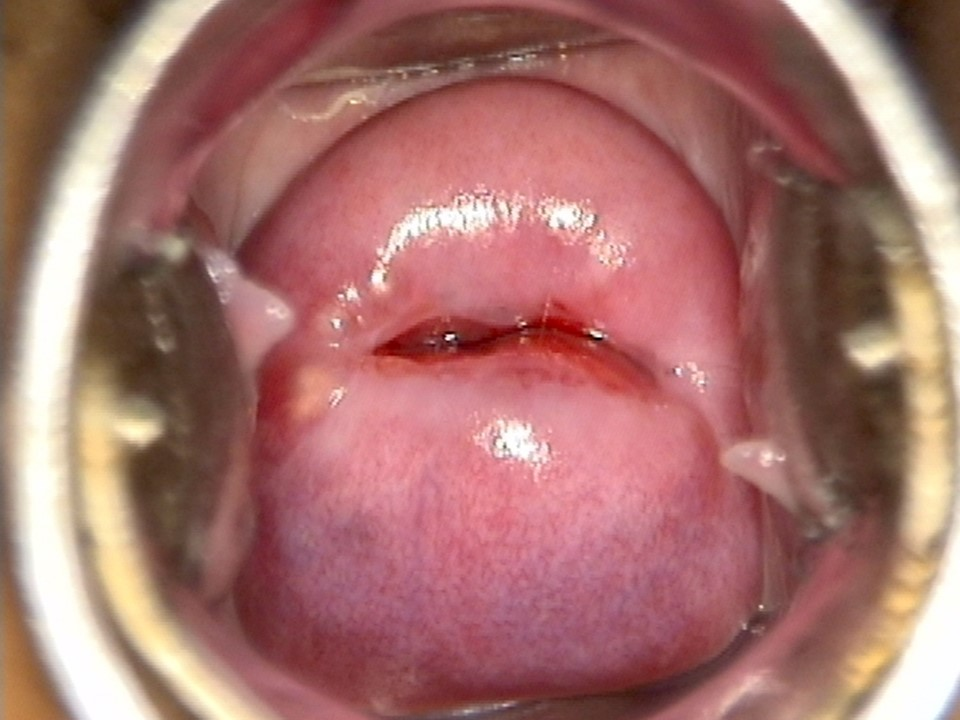
#> input picture image/Cervix2.jpg, 960 x 720 px
$ python img_clean_M2.py
#> lines starting #> are read from the running program, lines starting #| are printed output that depends on the picture
import cv2
import numpy as np
import matplotlib.pyplot as plt

# Load an endoscopic image
def load_image(image_path):
    """
    Loads an image from the specified path.
    """
#> called with image_path = 'image/Cervix2.jpg'
    return cv2.imread(image_path)
#> returned value is the input picture: shape (720, 960, 3); mean B, G, R 108.4, 113.2, 166.1

# Temporal filtering: applies a median filter
def temporal_filtering(image, filter_size):
    """
    Applies temporal median filtering to the image using the specified filter size.
    """
#> called with filter_size = 3
    return cv2.medianBlur(image, filter_size)

# Color normalization: normalize the color channels
def color_normalization(image):
    """
    Normalizes the color of the image using LAB color space.
    """
    image_lab = cv2.cvtColor(image, cv2.COLOR_BGR2LAB)
#> image_lab: shape (720, 960, 3); mean of channels 0, 1, 2 134.7, 148.6, 140
    l, a, b = cv2.split(image_lab)
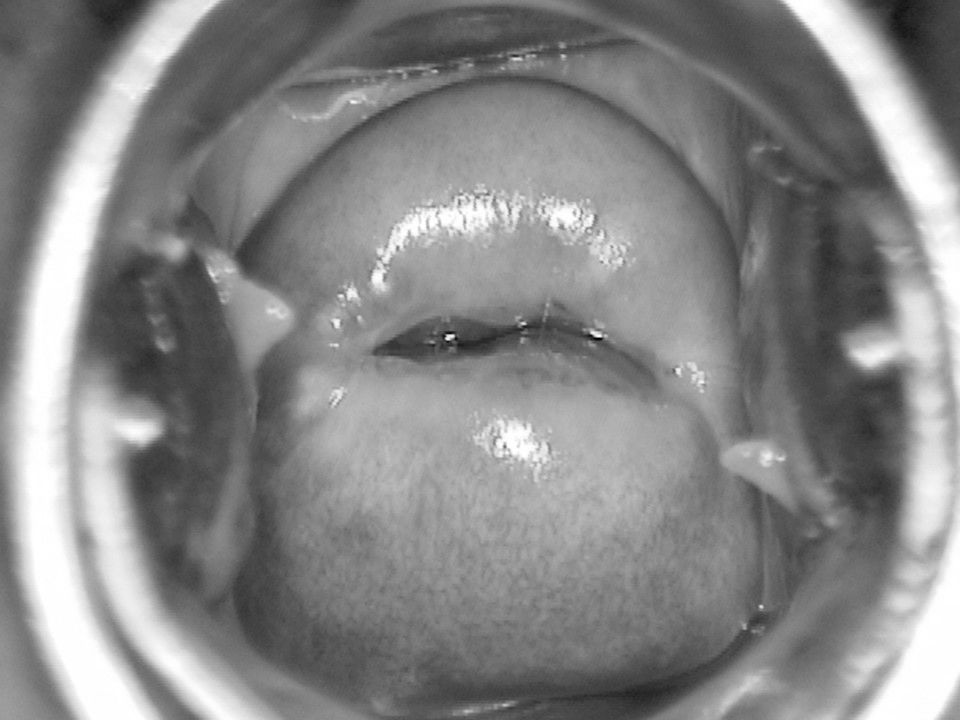
#> l: shape (720, 960); min 2, max 255, mean 134.7
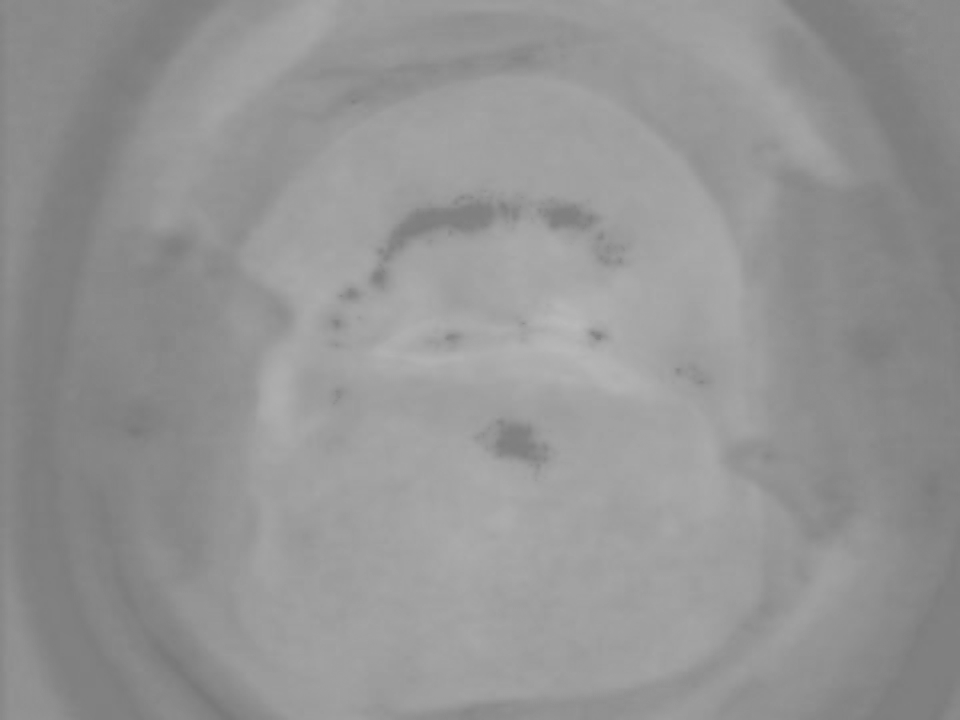
#> a: shape (720, 960); min 121, max 185, mean 148.6
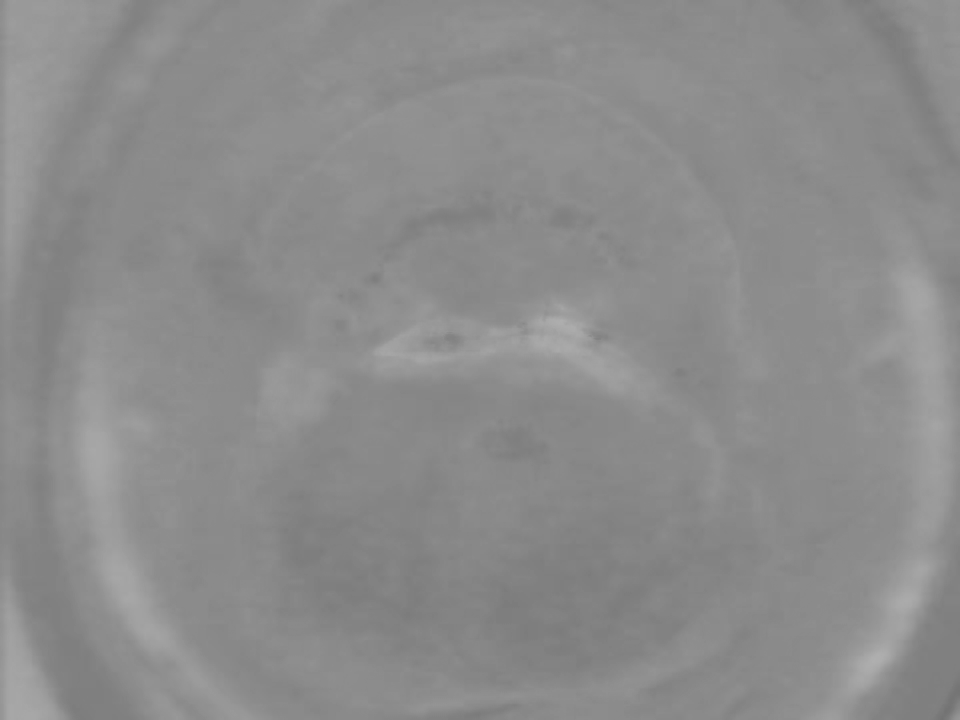
#> b: shape (720, 960); min 115, max 175, mean 140
    l = cv2.equalizeHist(l)  # Equalize the luminance channel
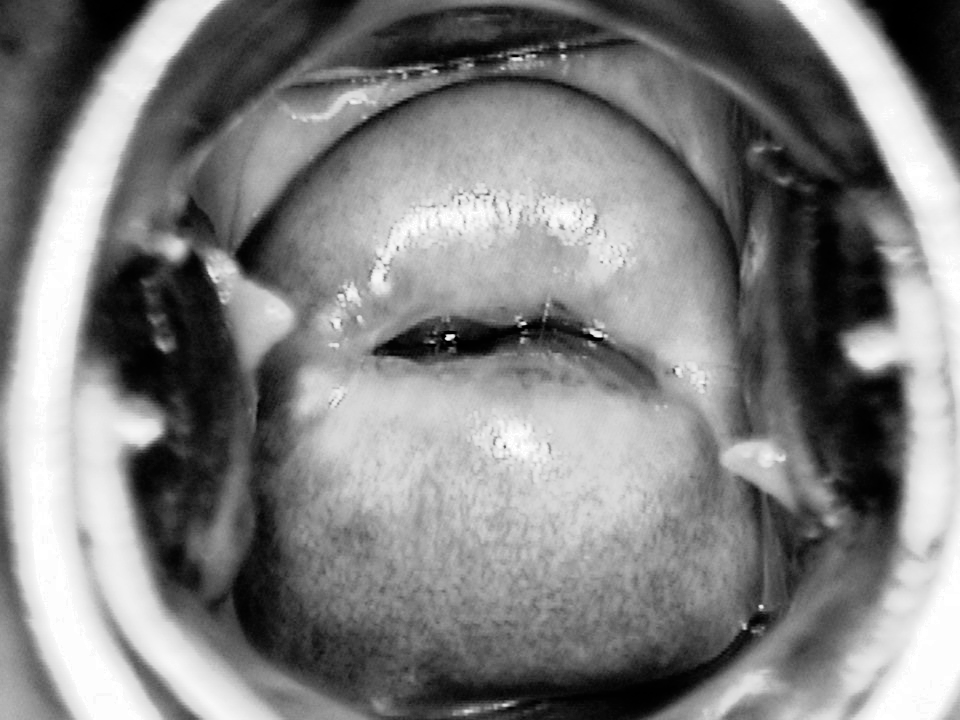
#> l: shape (720, 960); min 0, max 255, mean 128.3
    normalized_image = cv2.merge((l, a, b))
#> normalized_image: shape (720, 960, 3); mean of channels 0, 1, 2 128.3, 148.6, 140
    return cv2.cvtColor(normalized_image, cv2.COLOR_LAB2BGR)
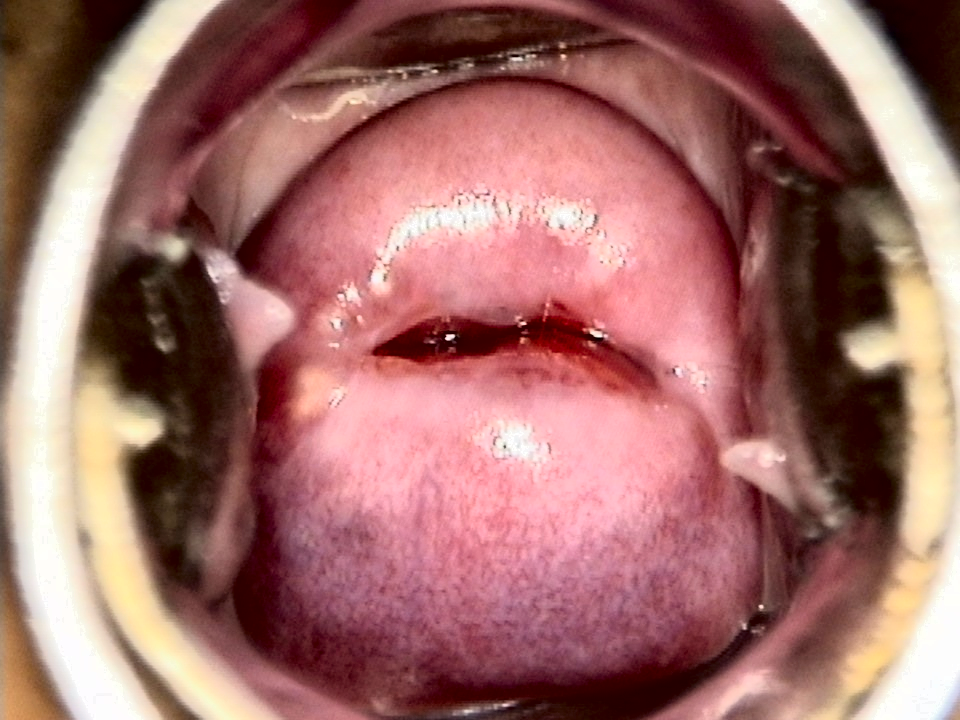
#> returned value: shape (720, 960, 3); mean B, G, R 104.9, 109, 160.7

# Undistortion: applies distortion correction if calibration parameters are known
def undistort_image(image, camera_matrix, dist_coeffs):
    """
    Applies undistortion to the image using the provided camera matrix and distortion coefficients.
    """
    height, width = image.shape[:2]
#> height = 720; width = 960
    new_camera_matrix, _ = cv2.getOptimalNewCameraMatrix(camera_matrix, dist_coeffs, (width, height), 1)
    return cv2.undistort(image, camera_matrix, dist_coeffs, None, new_camera_matrix)
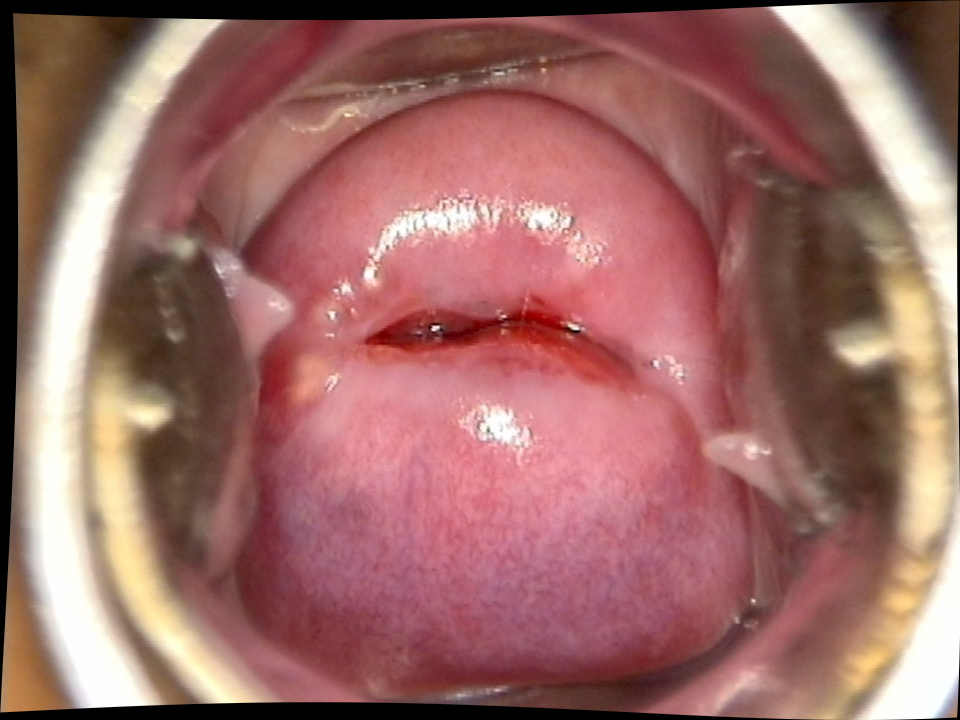
#> returned value: shape (720, 960, 3); mean of channels 0, 1, 2 103.2, 108, 157.7; drawn as B, G, R

# Display images in a subplot
def display_images(titles, images):
    """
    Displays images in a single figure using subplots.
    """
    num_images = len(images)
#> num_images = 5
    fig, axes = plt.subplots(1, num_images, figsize=(15, 5))

    for i, (title, img) in enumerate(zip(titles, images)):
        ax = axes[i]
        ax.set_title(title)
        if len(img.shape) == 3:
            ax.imshow(cv2.cvtColor(img, cv2.COLOR_BGR2RGB))
        else:
            ax.imshow(img, cmap='gray')
        ax.axis("off")
#> this loop made 5 passes
#> title on passes 1 to 5: 'Original', 'Temporal Filtered (Size 3)', 'Temporal Filtered (Size 5)', 'Color Normalized', 'Undistorted'

    plt.tight_layout()
    plt.show()
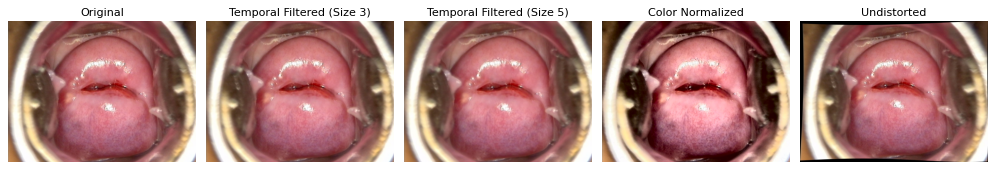
#> figure drawn by matplotlib, 5 panels

# Main function to process the image
def process_endoscopic_image(image_path, camera_matrix, dist_coeffs):
    """
    Processes the endoscopic image using temporal filtering, color normalization, and undistortion.
    Displays the results.
    """
    # Load the image
    image = load_image(image_path)

    # Temporal filtering with filter sizes 3 and 5
    temporal_filtered_3 = temporal_filtering(image, 3)
    temporal_filtered_5 = temporal_filtering(image, 5)

    # Color normalization
    color_normalized = color_normalization(image)

    # Undistortion (replace with actual camera matrix and distortion coefficients)
    undistorted_image = undistort_image(image, camera_matrix, dist_coeffs)

    # Display results
    titles = ["Original", "Temporal Filtered (Size 3)", "Temporal Filtered (Size 5)",
              "Color Normalized", "Undistorted"]
    images = [image, temporal_filtered_3, temporal_filtered_5, color_normalized, undistorted_image]
    display_images(titles, images)

# Example of using the functions
if __name__ == "__main__":
    # Provide the path to your endoscopic image
    image_path = "image/Cervix2.jpg"

    # Dummy camera matrix and distortion coefficients (replace with your own)
    camera_matrix = np.array([[800, 0, 320], [0, 800, 240], [0, 0, 1]])  # Example camera matrix
    dist_coeffs = np.array([-0.2, 0.1, 0, 0, 0])  # Example distortion coefficients

    # Process the image
    process_endoscopic_image(image_path, camera_matrix, dist_coeffs)

$ run again, with image/Cervix1.jpg copied over image/Cervix2.jpg
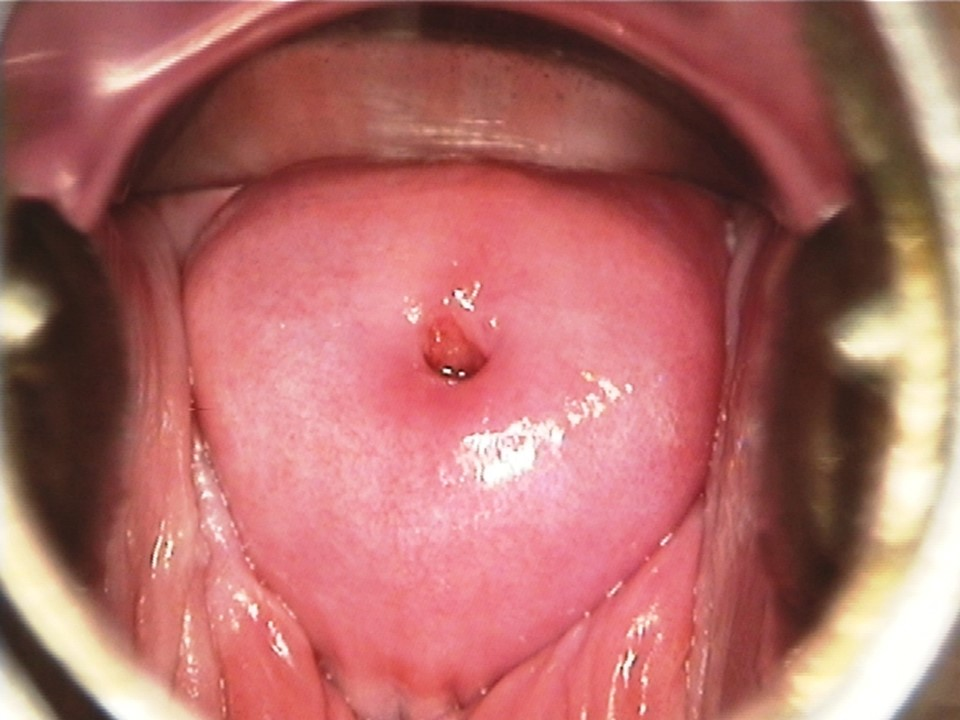
#> input picture image/Cervix1.jpg, 960 x 720 px
#> in load_image, returned value is the input picture: shape (720, 960, 3); mean B, G, R 103.1, 107.2, 175.8
#> image_lab: shape (720, 960, 3); mean of channels 0, 1, 2 133.4, 154.9, 142.8
#> in color_normalization, `l = cv2.equalizeHist(l)`:
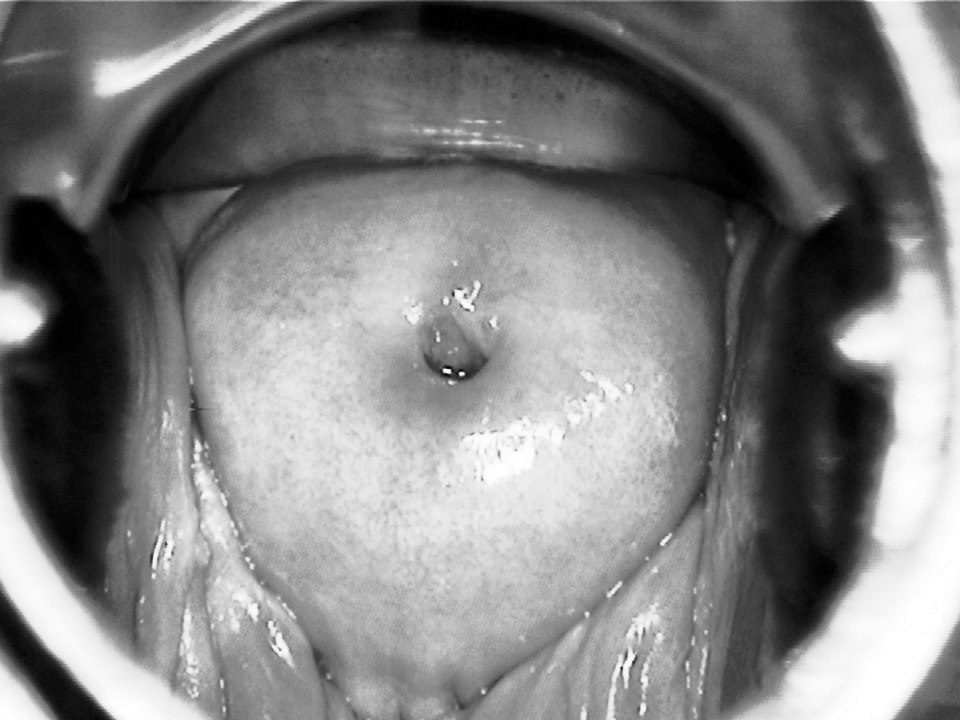
#> l: shape (720, 960); min 0, max 255, mean 128.2
#> normalized_image: shape (720, 960, 3); mean of channels 0, 1, 2 128.2, 154.9, 142.8
#> in undistort_image, `return cv2.undistort(image, camera_matrix, dist_coeffs, None, new_came..`:
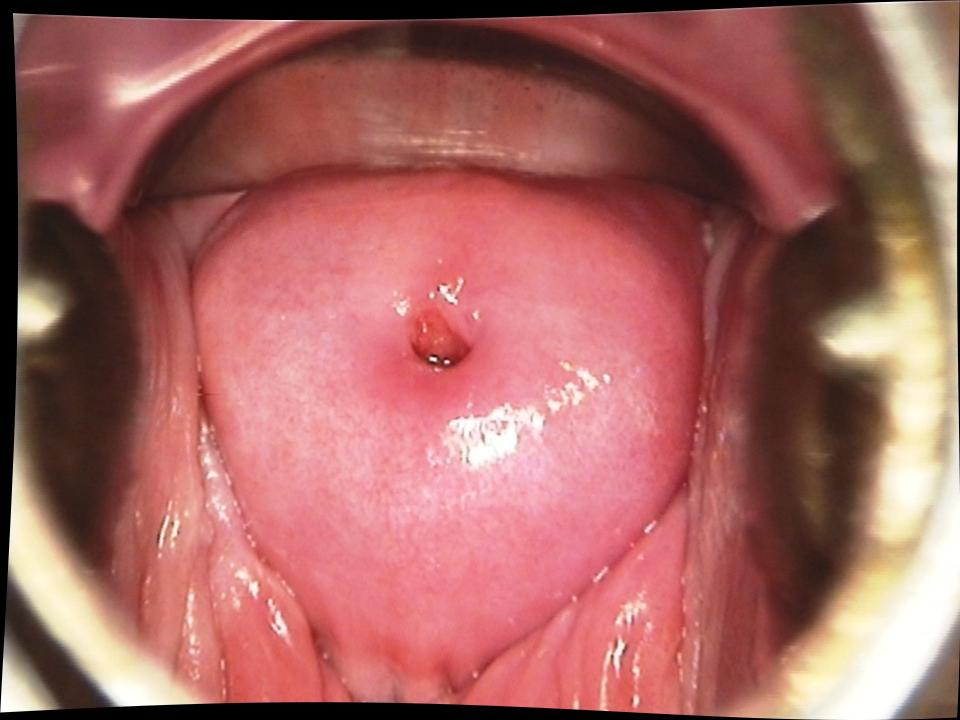
#> returned value: shape (720, 960, 3); mean of channels 0, 1, 2 98.2, 102.6, 166.9; drawn as B, G, R
#> num_images = 5
#> the loop in display_images, `for i, (title, img) in enumerate(zip(titles, images)):` made 5 passes
#> title on passes 1 to 5: 'Original', 'Temporal Filtered (Size 3)', 'Temporal Filtered (Size 5)', 'Color Normalized', 'Undistorted'
